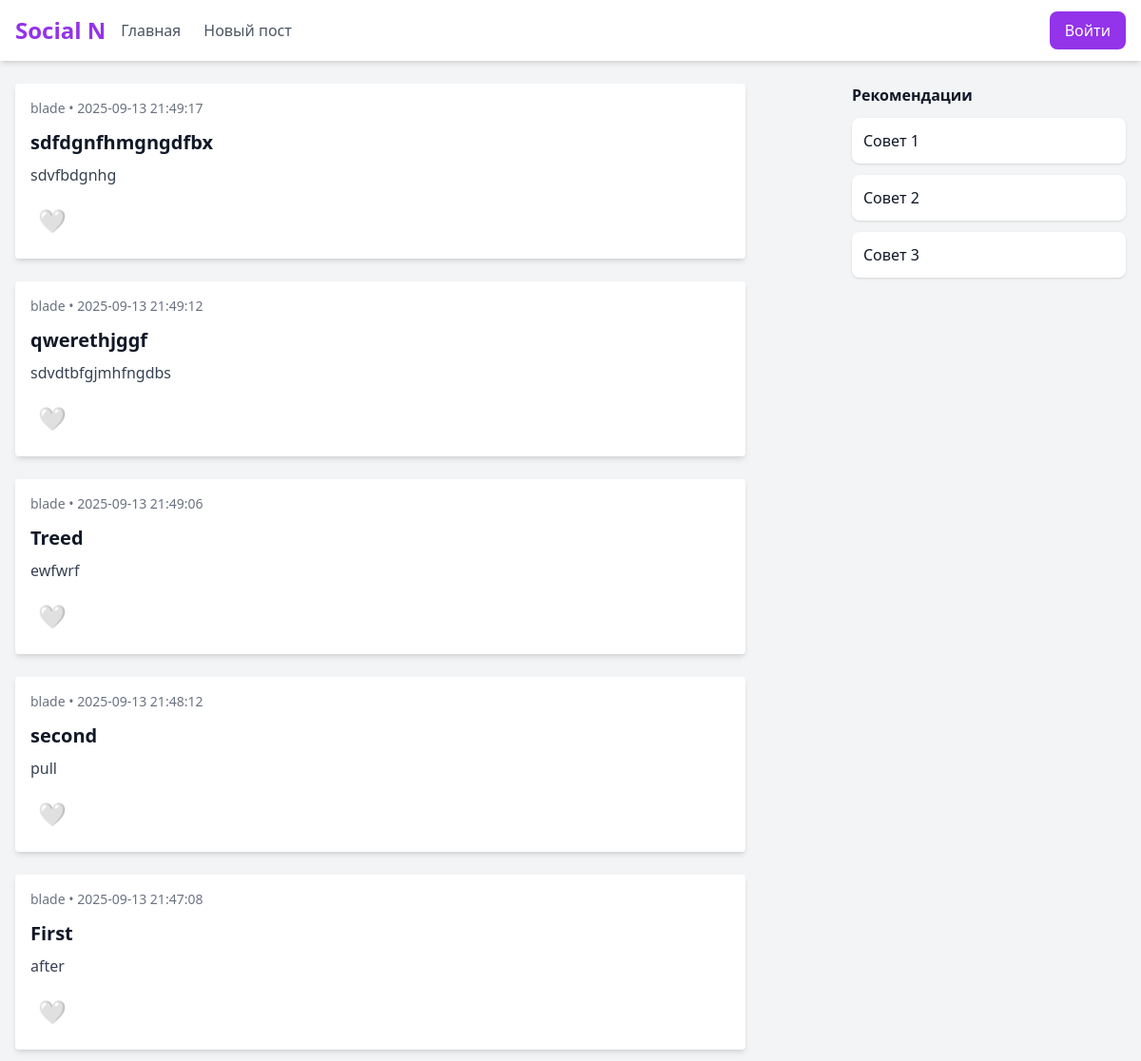
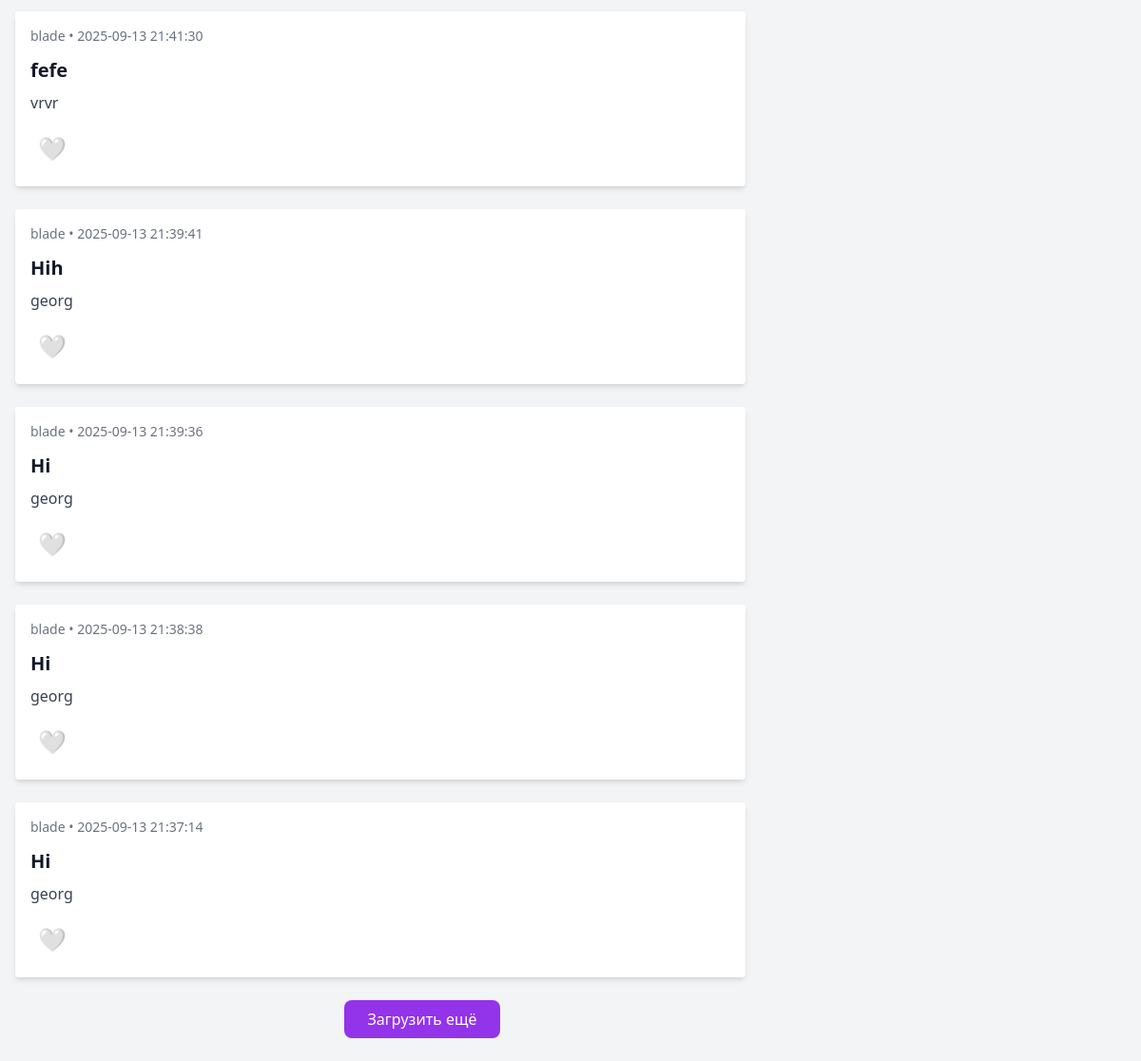
Before: / with the older database file (2 pictures, top to bottom).
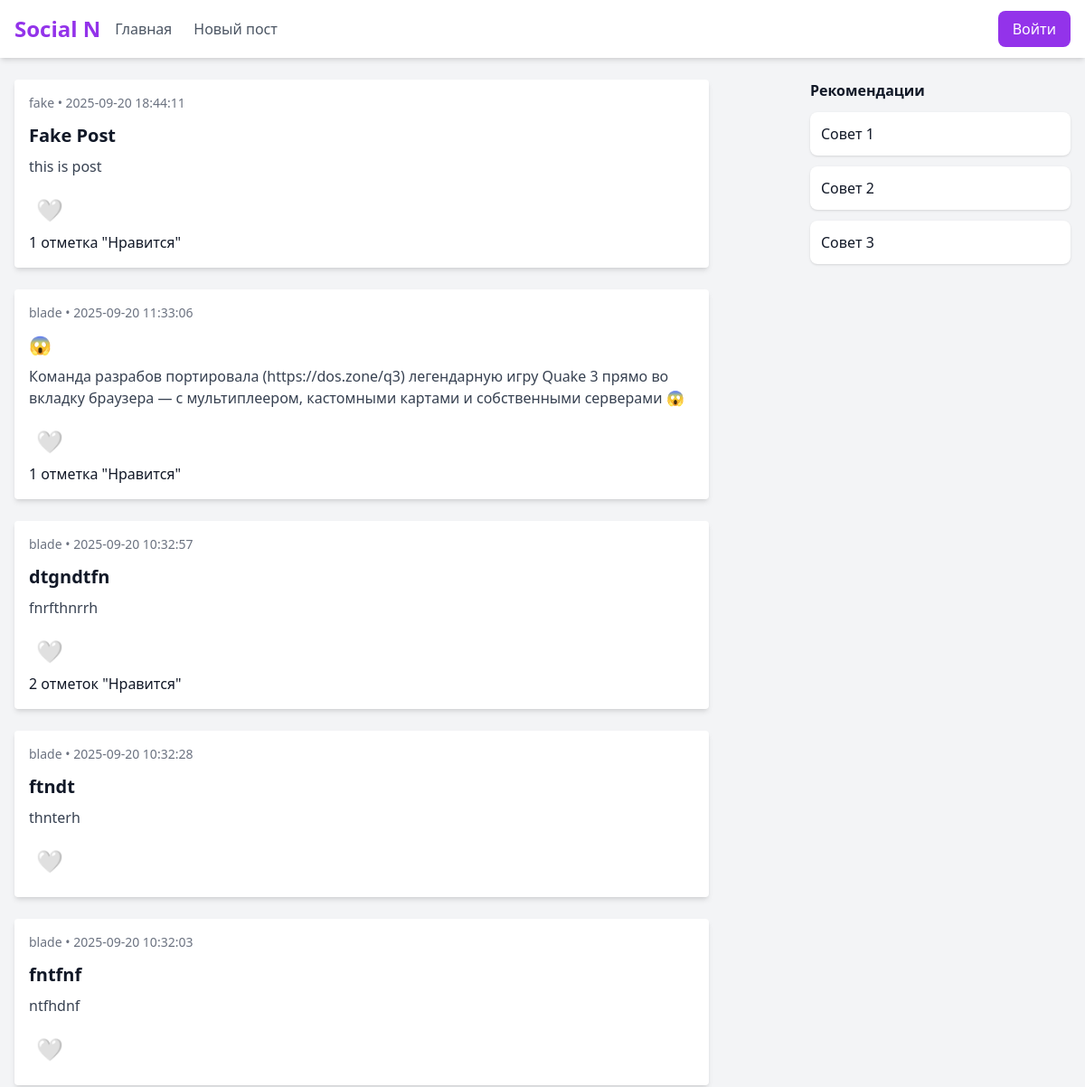
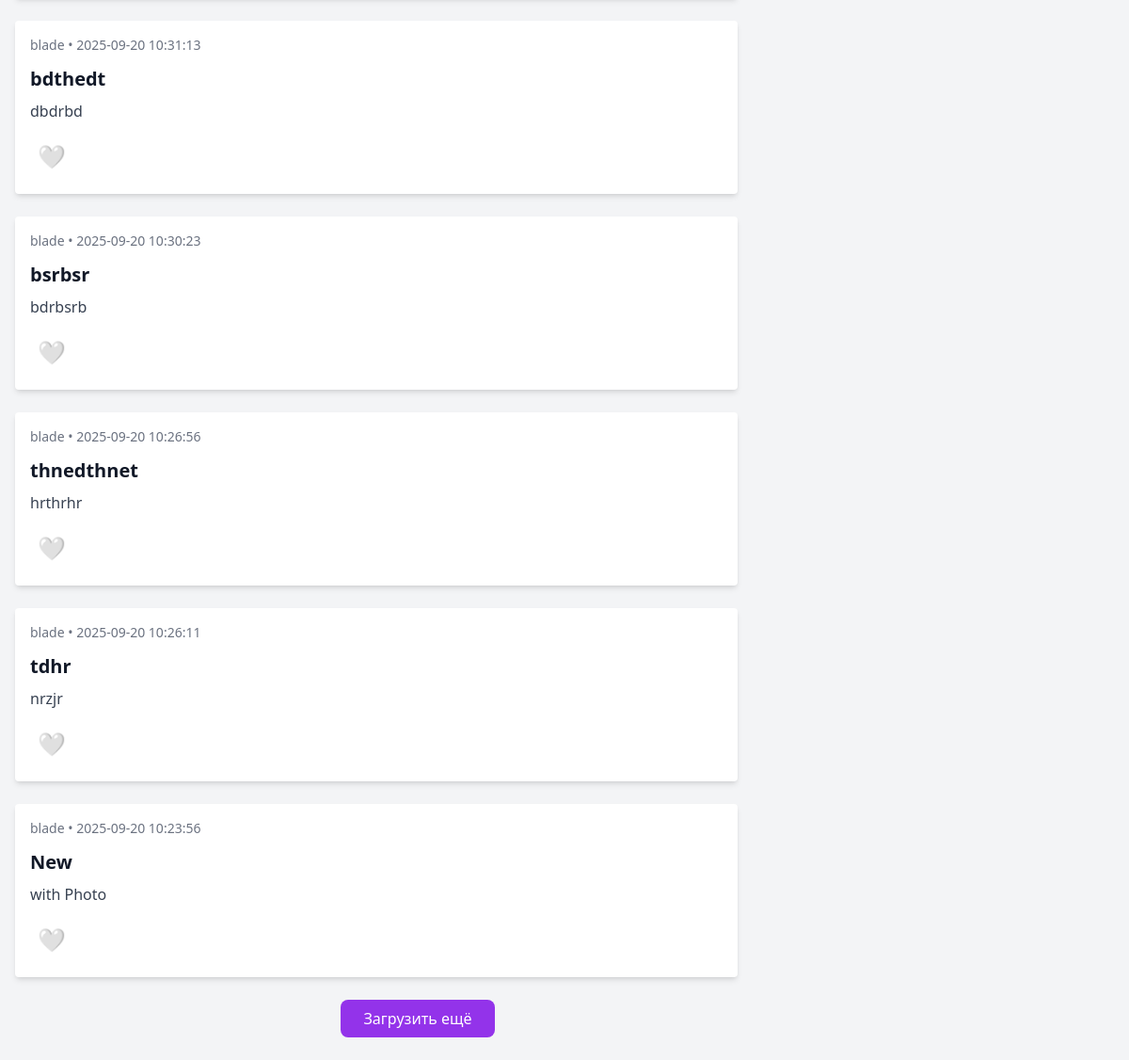
After: the same page with the newer database file (2 pictures, top to bottom).
### tables this page shows
CREATE TABLE posts (
        id INTEGER PRIMARY KEY AUTOINCREMENT,
        user_id INTEGER REFERENCES users(id),
        title TEXT NOT NULL,
        content TEXT NOT NULL,
        created_at DATATIME DEFAULT CURRENT_TIMESTAMP
    );

CREATE TABLE users (
        id INTEGER PRIMARY KEY AUTOINCREMENT,
        username TEXT UNIQUE NOT NULL,
        email TEXT UNIQUE NOT NULL,
        password  TEXT NOT NULL
    );

### app.py (the view)
@app.route("/", methods=['GET', 'POST'])
def index():
    load_posts = int(request.args.get("load_posts", 10))
    scroll_to = request.args.get("scroll_to")
    if request.method == 'POST' and "more" in request.form:
        load_posts += 10
        scroll_to = request.form.get("scroll_to")
        return redirect(url_for("index", load_posts=load_posts, scroll_to=scroll_to))
    conn = get_db_connection()
    posts = conn.execute("""
                         SELECT p.*, u.username
                         FROM posts p
                         JOIN users u
                         ON p.user_id = u.id
                         ORDER BY p.created_at DESC

                         """).fetchmany(load_posts)
    conn.close()
    post_ids = [post['id'] for post in posts]
    image_paths = get_photos(post_ids)
    likes_data = {}
    for id in post_ids:
        likes = get_like(str(id))
        likes_data[id] = likes
    return render_template("index.html", posts=posts, load_posts=load_posts, scroll_to=scroll_to, image_paths=image_paths, likes_data=likes_data)

### app.py (called while the page is built)
def get_db_connection():
    conn = sqlite3.connect('app.db')
    conn.row_factory = sqlite3.Row
    return conn

def get_like(post_id):
    if 'user_id' not in session:
        user_id = 0
    else:
        user_id = session['user_id']
    conn = get_db_connection()
    is_liked = conn.execute("SELECT id FROM likes WHERE user_id = ? AND post_id = ?", (user_id, post_id)).fetchone()
    likes_count = conn.execute("SELECT count(id) FROM likes WHERE post_id = ?", (post_id,)).fetchone()
    conn.close()
    return { 'is_liked': bool(is_liked), 'likes': likes_count[0] }

def get_photos(post_ids):
    folder = Path(app.config["UPLOADS"]["posts"])
    image_paths = {}
    for post_id in post_ids:
        for ext in ALLOWED_EXTENSIONS:
            candidate = folder / f"{post_id}{ext}"
            if candidate.exists():
                image_paths[post_id] = candidate
                break
    return image_paths

### templates/index.html (shortened to what this page needs)
{% extends "base.html" %}
{% block content %}
  <div class="grid gap-6">
    {% for post in posts %}
    <div class="bg-white p-4 rounded shadow-md max-w-3xl">
      <div class="text-sm text-gray-500 mb-3">{{ post.username }} • {{ post.created_at }}</div>
      <a href="{{ url_for('get_post', post_id=post.id)}}">
      <h2 class="text-xl font-semibold mb-2">{{ post.title }}</h2>
      <p class="text-gray-700 mb-3">{{ post.content }}</p>
      </a>
      {% if post.id in likes_data %}
        {% set likes = likes_data[post.id] %}
        <form action="{{url_for('like_post', post_id=post.id)}}" method="post">
            <button type="submit" class="rounded-full p-2 text-2xl hover:scale-125 transition-all duration-200 focus:outline-none">
            {% if likes.is_liked %} ❤️ {% else %} 🤍 {% endif %}
            </button>
          </form>
          {% if likes.likes > 1 %} {{likes.likes}} отметок "Нравится"
          {% elif likes.likes == 1 %} {{likes.likes}} отметка "Нравится"
          {% endif %}
      {% endif %}
    </div>
    {% endfor %}
  </div>
  <div class="mt-6 text-center">
    <form method="post">
      <button type="submit" name="more"
        class="px-6 py-2 bg-purple-600 text-white rounded-lg hover:bg-purple-700">
        Загрузить ещё
      </button>
    </form>
  </div>
{% endblock content %}

Changed rows visible on the page:
no longer on this page (row unchanged): posts: username "blade", created_at "2025-09-13 21:49:17", title "sdfdgnfhmgngdfbx", content "sdvfbdgnhg"
no longer on this page (row unchanged): posts: username "blade", created_at "2025-09-13 21:49:12", title "qwerethjggf", content "sdvdtbfgjmhfngdbs"
no longer on this page (row unchanged): posts: username "blade", created_at "2025-09-13 21:49:06", title "Treed", content "ewfwrf"
no longer on this page (row unchanged): posts: username "blade", created_at "2025-09-13 21:48:12", title "second", content "pull"
no longer on this page (row unchanged): posts: username "blade", created_at "2025-09-13 21:47:08", title "First", content "after"
no longer on this page (row unchanged): posts: username "blade", created_at "2025-09-13 21:41:30", title "fefe", content "vrvr"
no longer on this page (row unchanged): posts: username "blade", created_at "2025-09-13 21:39:41", title "Hih", content "georg"
no longer on this page (row unchanged): posts: username "blade", created_at "2025-09-13 21:39:36", title "Hi", content "georg"
no longer on this page (row unchanged): posts: username "blade", created_at "2025-09-13 21:38:38", title "Hi", content "georg"
no longer on this page (row unchanged): posts: username "blade", created_at "2025-09-13 21:37:14", title "Hi", content "georg"
added posts: username "fake", created_at "2025-09-20 18:44:11", title "Fake Post", content "this is post", likes "1"
added posts: username "blade", created_at "2025-09-20 11:33:06", title "😱", content "Команда разрабов портировала (https://dos.zone/q3) легендарную игру Quake 3 прямо во вкладку браузера — с мультиплеером, кастомными картами и собственными серверами 😱", likes "1"
added posts: username "blade", created_at "2025-09-20 10:32:57", title "dtgndtfn", content "fnrfthnrrh", likes "2"
added posts: username "blade", created_at "2025-09-20 10:32:28", title "ftndt", content "thnterh"
added posts: username "blade", created_at "2025-09-20 10:32:03", title "fntfnf", content "ntfhdnf"
added posts: username "blade", created_at "2025-09-20 10:31:13", title "bdthedt", content "dbdrbd"
added posts: username "blade", created_at "2025-09-20 10:30:23", title "bsrbsr", content "bdrbsrb"
added posts: username "blade", created_at "2025-09-20 10:26:56", title "thnedthnet", content "hrthrhr"
added posts: username "blade", created_at "2025-09-20 10:26:11", title "tdhr", content "nrzjr"
added posts: username "blade", created_at "2025-09-20 10:23:56", title "New", content "with Photo"
